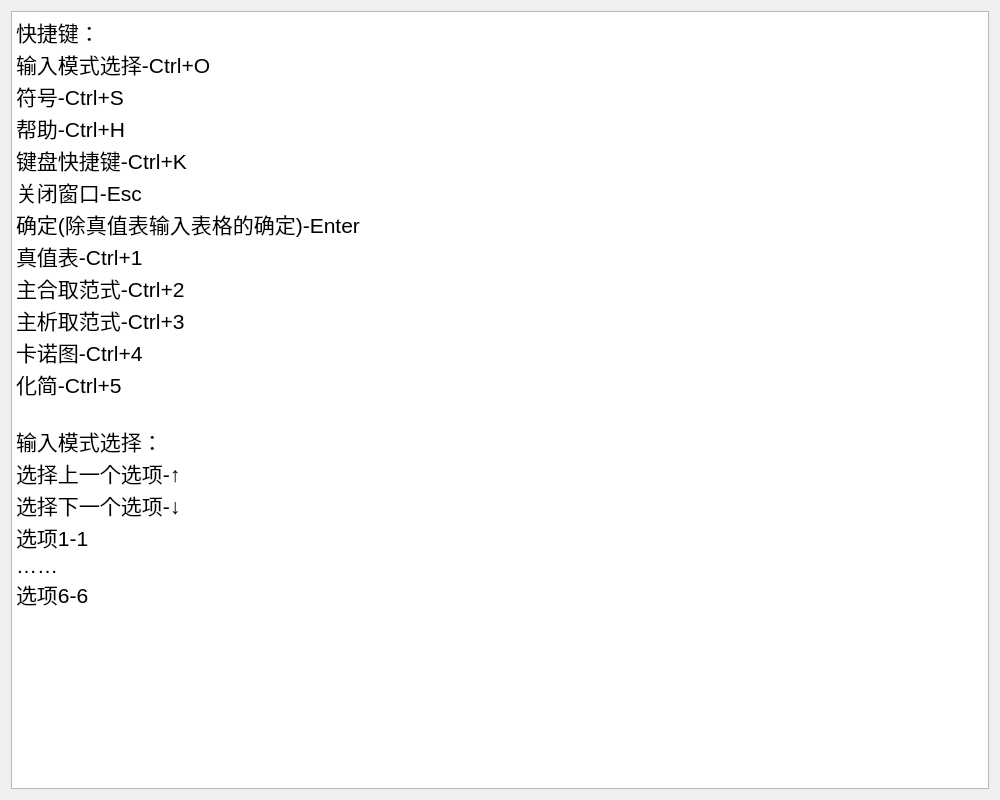
<?xml version="1.0" encoding="UTF-8"?>
<ui version="4.0">
 <class>KeybordShortcut</class>
 <widget class="QWidget" name="KeybordShortcut">
  <property name="geometry">
   <rect>
    <x>0</x>
    <y>0</y>
    <width>1000</width>
    <height>800</height>
   </rect>
  </property>
  <property name="minimumSize">
   <size>
    <width>1000</width>
    <height>800</height>
   </size>
  </property>
  <property name="windowTitle">
   <string>Form</string>
  </property>
  <layout class="QVBoxLayout" name="verticalLayout">
   <item>
    <widget class="QTextBrowser" name="textBrowser">
     <property name="html">
      <string>&lt;!DOCTYPE HTML PUBLIC &quot;-//W3C//DTD HTML 4.0//EN&quot; &quot;http://www.w3.org/TR/REC-html40/strict.dtd&quot;&gt;
&lt;html&gt;&lt;head&gt;&lt;meta name=&quot;qrichtext&quot; content=&quot;1&quot; /&gt;&lt;style type=&quot;text/css&quot;&gt;
p, li { white-space: pre-wrap; }
&lt;/style&gt;&lt;/head&gt;&lt;body style=&quot; font-family:'SimSun'; font-size:9pt; font-weight:400; font-style:normal;&quot;&gt;
&lt;p style=&quot; margin-top:0px; margin-bottom:0px; margin-left:0px; margin-right:0px; -qt-block-indent:0; text-indent:0px;&quot;&gt;&lt;span style=&quot; font-size:16pt;&quot;&gt;快捷键：&lt;/span&gt;&lt;/p&gt;
&lt;p style=&quot; margin-top:0px; margin-bottom:0px; margin-left:0px; margin-right:0px; -qt-block-indent:0; text-indent:0px;&quot;&gt;&lt;span style=&quot; font-size:16pt;&quot;&gt;输入模式选择-Ctrl+O&lt;/span&gt;&lt;/p&gt;
&lt;p style=&quot; margin-top:0px; margin-bottom:0px; margin-left:0px; margin-right:0px; -qt-block-indent:0; text-indent:0px;&quot;&gt;&lt;span style=&quot; font-size:16pt;&quot;&gt;符号-Ctrl+S&lt;/span&gt;&lt;/p&gt;
&lt;p style=&quot; margin-top:0px; margin-bottom:0px; margin-left:0px; margin-right:0px; -qt-block-indent:0; text-indent:0px;&quot;&gt;&lt;span style=&quot; font-size:16pt;&quot;&gt;帮助-Ctrl+H&lt;/span&gt;&lt;/p&gt;
&lt;p style=&quot; margin-top:0px; margin-bottom:0px; margin-left:0px; margin-right:0px; -qt-block-indent:0; text-indent:0px;&quot;&gt;&lt;span style=&quot; font-size:16pt;&quot;&gt;键盘快捷键-Ctrl+K&lt;/span&gt;&lt;/p&gt;
&lt;p style=&quot; margin-top:0px; margin-bottom:0px; margin-left:0px; margin-right:0px; -qt-block-indent:0; text-indent:0px;&quot;&gt;&lt;span style=&quot; font-size:16pt;&quot;&gt;关闭窗口-Esc&lt;/span&gt;&lt;/p&gt;
&lt;p style=&quot; margin-top:0px; margin-bottom:0px; margin-left:0px; margin-right:0px; -qt-block-indent:0; text-indent:0px;&quot;&gt;&lt;span style=&quot; font-size:16pt;&quot;&gt;确定(除真值表输入表格的确定)-Enter&lt;/span&gt;&lt;/p&gt;
&lt;p style=&quot; margin-top:0px; margin-bottom:0px; margin-left:0px; margin-right:0px; -qt-block-indent:0; text-indent:0px;&quot;&gt;&lt;span style=&quot; font-size:16pt;&quot;&gt;真值表-Ctrl+1&lt;/span&gt;&lt;/p&gt;
&lt;p style=&quot; margin-top:0px; margin-bottom:0px; margin-left:0px; margin-right:0px; -qt-block-indent:0; text-indent:0px;&quot;&gt;&lt;span style=&quot; font-size:16pt;&quot;&gt;主合取范式-Ctrl+2&lt;/span&gt;&lt;/p&gt;
&lt;p style=&quot; margin-top:0px; margin-bottom:0px; margin-left:0px; margin-right:0px; -qt-block-indent:0; text-indent:0px;&quot;&gt;&lt;span style=&quot; font-size:16pt;&quot;&gt;主析取范式-Ctrl+3&lt;/span&gt;&lt;/p&gt;
&lt;p style=&quot; margin-top:0px; margin-bottom:0px; margin-left:0px; margin-right:0px; -qt-block-indent:0; text-indent:0px;&quot;&gt;&lt;span style=&quot; font-size:16pt;&quot;&gt;卡诺图-Ctrl+4&lt;/span&gt;&lt;/p&gt;
&lt;p style=&quot; margin-top:0px; margin-bottom:0px; margin-left:0px; margin-right:0px; -qt-block-indent:0; text-indent:0px;&quot;&gt;&lt;span style=&quot; font-size:16pt;&quot;&gt;化简-Ctrl+5&lt;/span&gt;&lt;/p&gt;
&lt;p style=&quot;-qt-paragraph-type:empty; margin-top:0px; margin-bottom:0px; margin-left:0px; margin-right:0px; -qt-block-indent:0; text-indent:0px; font-size:16pt;&quot;&gt;&lt;br /&gt;&lt;/p&gt;
&lt;p style=&quot; margin-top:0px; margin-bottom:0px; margin-left:0px; margin-right:0px; -qt-block-indent:0; text-indent:0px;&quot;&gt;&lt;span style=&quot; font-size:16pt;&quot;&gt;输入模式选择：&lt;/span&gt;&lt;/p&gt;
&lt;p style=&quot; margin-top:0px; margin-bottom:0px; margin-left:0px; margin-right:0px; -qt-block-indent:0; text-indent:0px;&quot;&gt;&lt;span style=&quot; font-size:16pt;&quot;&gt;选择上一个选项-↑&lt;/span&gt;&lt;/p&gt;
&lt;p style=&quot; margin-top:0px; margin-bottom:0px; margin-left:0px; margin-right:0px; -qt-block-indent:0; text-indent:0px;&quot;&gt;&lt;span style=&quot; font-size:16pt;&quot;&gt;选择下一个选项-↓&lt;/span&gt;&lt;/p&gt;
&lt;p style=&quot; margin-top:0px; margin-bottom:0px; margin-left:0px; margin-right:0px; -qt-block-indent:0; text-indent:0px;&quot;&gt;&lt;span style=&quot; font-size:16pt;&quot;&gt;选项1-1&lt;/span&gt;&lt;/p&gt;
&lt;p style=&quot; margin-top:0px; margin-bottom:0px; margin-left:0px; margin-right:0px; -qt-block-indent:0; text-indent:0px;&quot;&gt;&lt;span style=&quot; font-size:16pt;&quot;&gt;……&lt;/span&gt;&lt;/p&gt;
&lt;p style=&quot; margin-top:0px; margin-bottom:0px; margin-left:0px; margin-right:0px; -qt-block-indent:0; text-indent:0px;&quot;&gt;&lt;span style=&quot; font-size:16pt;&quot;&gt;选项6-6&lt;/span&gt;&lt;/p&gt;&lt;/body&gt;&lt;/html&gt;</string>
     </property>
    </widget>
   </item>
  </layout>
 </widget>
 <resources/>
 <connections/>
</ui>
